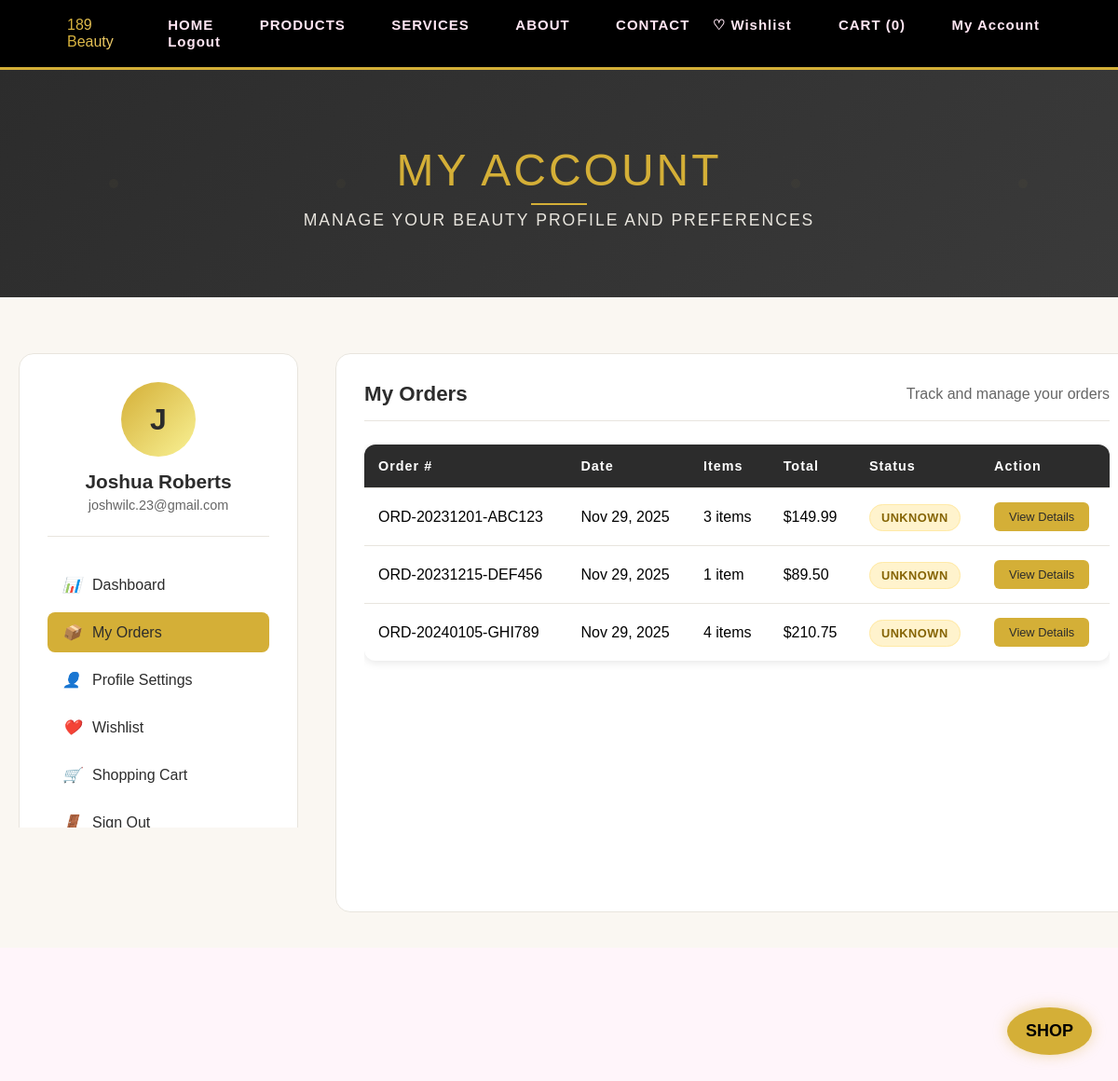
/account.php?tab=orders&view_order=1 (signed in), run on the app's committed database.
### tables this page shows
CREATE TABLE `users` (
  `id` int(11) NOT NULL,
  `username` varchar(255) DEFAULT NULL,
  `email` varchar(255) DEFAULT NULL,
  `password` varchar(255) DEFAULT NULL,
  `cart_data` text DEFAULT NULL,
  `wishlist_data` text DEFAULT NULL,
  `first_name` varchar(100) DEFAULT NULL,
  `last_name` varchar(100) DEFAULT NULL,
  `phone` varchar(20) DEFAULT NULL,
  `address` text DEFAULT NULL,
  `city` varchar(100) DEFAULT NULL,
  `state` varchar(50) DEFAULT NULL,
  `zip_code` varchar(20) DEFAULT NULL,
  `date_of_birth` date DEFAULT NULL,
  `created_at` timestamp NOT NULL DEFAULT current_timestamp(),
  `updated_at` timestamp NOT NULL DEFAULT current_timestamp() ON UPDATE current_timestamp(),
  `email_notifications` tinyint(1) DEFAULT 1,
  `order_updates` tinyint(1) DEFAULT 1,
  `promotional_emails` tinyint(1) DEFAULT 1,
  `notification_updated_at` timestamp NULL DEFAULT NULL,
  `verification_token` varchar(64) DEFAULT NULL,
  `verification_expires` datetime DEFAULT NULL,
  `is_verified` tinyint(1) DEFAULT 0,
  `reset_token` varchar(64) DEFAULT NULL,
  `reset_expires` datetime DEFAULT NULL
);

CREATE TABLE `orders` (
  `id` int(11) NOT NULL,
  `user_id` int(11) NOT NULL,
  `order_number` varchar(20) NOT NULL,
  `total_amount` decimal(10,2) NOT NULL,
  `status` enum('pending','processing','shipped','delivered','cancelled') DEFAULT 'pending',
  `shipping_address` text NOT NULL,
  `billing_address` text NOT NULL,
  `payment_method` varchar(50) NOT NULL,
  `payment_status` enum('pending','paid','failed','refunded') DEFAULT 'pending',
  `created_at` timestamp NOT NULL DEFAULT current_timestamp(),
  `updated_at` timestamp NOT NULL DEFAULT current_timestamp() ON UPDATE current_timestamp()
);

### account.php (the view, shortened to what this page needs)
<?php
include 'includes/header.php';
include 'includes/db.php';
$orders_functions_exist = false;
if (file_exists('includes/orders.php')) {
    include 'includes/orders.php';
    $orders_functions_exist = true;
}
$user_id = $_SESSION['user_id'];
$stmt = $conn->prepare("SELECT username, email, first_name, last_name, phone, address, city, state, zip_code, date_of_birth,
                       email_notifications, order_updates, promotional_emails
                       FROM users WHERE id = ?");
$stmt->bind_param("i", $user_id);
$stmt->execute();
$result = $stmt->get_result();
$user = $result->fetch_assoc();
$user_orders = [];
if ($orders_functions_exist && function_exists('getUserOrders')) {
    $user_orders = getUserOrders($user_id);
} else {
    $order_count = 0;
    $total_spent = 0;
}
$active_tab = isset($_GET['tab']) ? $_GET['tab'] : 'dashboard';
?>
<!DOCTYPE html>
<html lang="en">
<head>
</head>
<body>
    <section class="account-hero">
        <div class="hero-content">
            <h1 class="account-title">MY ACCOUNT</h1>
            <p class="account-subtitle">MANAGE YOUR BEAUTY PROFILE AND PREFERENCES</p>
        </div>
    </section>
    <div class="main-content">
        <section class="account-section">
            <div class="account-container">
                <div class="account-sidebar">
                    <div class="user-profile">
                        <div class="user-avatar">
                            <?= strtoupper(substr($user['username'], 0, 1)) ?>
                        </div>
                        <h3 class="user-name">
                            <?= !empty($user['first_name']) && !empty($user['last_name'])
                                ? htmlspecialchars($user['first_name'] . ' ' . $user['last_name'])
                                : htmlspecialchars($user['username']) ?>
                        </h3>
                        <p class="user-email"><?= htmlspecialchars($user['email']) ?></p>
                    </div>
                    <nav class="sidebar-nav">
                        <a href="account.php?tab=dashboard" class="nav-item <?= $active_tab == 'dashboard' ? 'active' : '' ?>">
                            <i>📊</i> Dashboard
                        </a>
                        <a href="account.php?tab=orders" class="nav-item <?= $active_tab == 'orders' ? 'active' : '' ?>">
                            <i>📦</i> My Orders
                        </a>
                        <a href="account.php?tab=profile" class="nav-item <?= $active_tab == 'profile' ? 'active' : '' ?>">
                            <i>👤</i> Profile Settings
                        </a>
                        <a href="wishlist.php" class="nav-item">
                            <i>❤️</i> Wishlist
                        </a>
                        <a href="cart.php" class="nav-item">
                            <i>🛒</i> Shopping Cart
                        </a>
                        <a href="logout.php" class="nav-item">
                            <i>🚪</i> Sign Out
                        </a>
                    </nav>
                </div>
                <div class="account-main">
                    <div class="tab-content <?= $active_tab == 'orders' ? 'active' : '' ?>" id="orders-tab">
                        <div class="account-card full-width">
                            <div class="card-header">
                                <h2 class="card-title">My Orders</h2>
                                <p class="card-subtitle">Track and manage your orders</p>
                            </div>
                            <?php if ($orders_functions_exist && !empty($user_orders)): ?>
                                <div class="table-responsive">
                                    <table class="orders-table">
                                        <thead>
                                            <tr>
                                                <th>Order #</th>
                                                <th>Date</th>
                                                <th>Items</th>
                                                <th>Total</th>
                                                <th>Status</th>
                                                <th>Action</th>
                                            </tr>
                                        </thead>
                                        <tbody>
                                            <?php foreach ($user_orders as $order): ?>
                                            <tr>
                                                <td><?= htmlspecialchars($order['order_number']) ?></td>
                                                <td><?= date('M j, Y', strtotime($order['created_at'])) ?></td>
                                                <td>
                                                    <?php
                                                    $item_count = $orders_functions_exist ? getOrderItemCount($order['id']) : 0;
                                                    echo $item_count . ' item' . ($item_count != 1 ? 's' : '');
                                                    ?>
                                                </td>
                                                <td>$<?= number_format($order['total_amount'], 2) ?></td>
                                                <td><?= $orders_functions_exist ? getOrderStatusBadge($order['current_status']) : '<span class="status-badge pending">Unknown</span>' ?></td>
                                                <td>
                                                    <a href="account.php?tab=orders&view_order=<?= $order['id'] ?>"
                                                       class="view-order-btn"
                                                       onclick="openOrderModal(<?= $order['id'] ?>); return false;">
                                                        View Details
                                                    </a>
                                                </td>
                                            </tr>
                                            <?php endforeach; ?>
                                        </tbody>
                                    </table>
                                </div>
                            <?php endif; ?>
                        </div>
                    </div>
                </div>
            </div>
        </section>
    </div>
    <?php include 'includes/footer.php'; ?>
</body>
</html>

### includes/orders.php (shortened to what this page needs)
<?php
if (!function_exists('getOrderItemCount')) {
    function getOrderItemCount($order_id) {
        global $conn;
        $stmt = $conn->prepare("SELECT SUM(quantity) as total_items FROM order_items WHERE order_id = ?");
        $stmt->bind_param("i", $order_id);
        $stmt->execute();
        $result = $stmt->get_result();
        $data = $result->fetch_assoc();
        return $data['total_items'] ?? 0;
    }
}
if (!function_exists('getUserOrders')) {
    function getUserOrders($user_id) {
        global $conn;
        $stmt = $conn->prepare("
            SELECT o.*,
                   (SELECT status FROM order_tracking WHERE order_id = o.id ORDER BY created_at DESC LIMIT 1) as current_status
            FROM orders o
            WHERE o.user_id = ?
            ORDER BY o.created_at DESC
        ");
        $stmt->bind_param("i", $user_id);
        $stmt->execute();
        $result = $stmt->get_result();
        $orders = $result->fetch_all(MYSQLI_ASSOC);
        return $orders;
    }
}
if (!function_exists('getOrderStatusBadge')) {
    function getOrderStatusBadge($status) {
        $badges = [
            'pending' => '<span class="status-badge pending">Pending</span>',
            'processing' => '<span class="status-badge processing">Processing</span>',
            'shipped' => '<span class="status-badge shipped">Shipped</span>',
            'delivered' => '<span class="status-badge delivered">Delivered</span>',
            'cancelled' => '<span class="status-badge cancelled">Cancelled</span>'
        ];
        return $badges[$status] ?? '<span class="status-badge pending">Unknown</span>';
    }
}
?>

### css/style.css (style rules this page uses)
* { margin: 0; padding: 0; box-sizing: border-box; }
body { font-family: 'Poppins', sans-serif; background: #fff5fa; color: #000; overflow-x: hidden; }
.fade-in { animation: fadeIn 1s ease-in forwards; }
html { height: 100%; }
body { min-height: 100vh; display: flex; flex-direction: column; }

### data on the page
users: username "J", first_name+last_name "Joshua Roberts", email "joshwilc.23@gmail.com"
orders: order_number "ORD-20231201-ABC123", created_at "Nov 29, 2025", item_count "3", shows "s", total_amount "149.99", status "UNKNOWN"
orders: order_number "ORD-20231215-DEF456", created_at "Nov 29, 2025", item_count "1", total_amount "89.50", status "UNKNOWN"
orders: order_number "ORD-20240105-GHI789", created_at "Nov 29, 2025", item_count "4", shows "s", total_amount "210.75", status "UNKNOWN"

### other printed values
count($_SESSION['cart']) "0"
